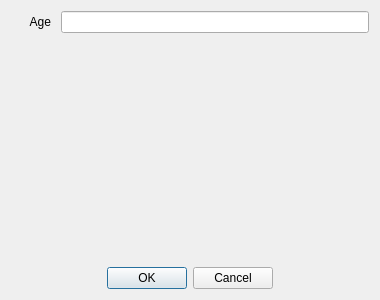
<?xml version="1.0" encoding="UTF-8"?>
<ui version="4.0">
 <class>age_ajout_form</class>
 <widget class="QWidget" name="age_ajout_form">
  <property name="geometry">
   <rect>
    <x>0</x>
    <y>0</y>
    <width>380</width>
    <height>300</height>
   </rect>
  </property>
  <property name="windowTitle">
   <string>Form</string>
  </property>
  <layout class="QVBoxLayout" name="verticalLayout_2">
   <item>
    <layout class="QVBoxLayout" name="verticalLayout">
     <item>
      <layout class="QHBoxLayout" name="horizontalLayout_2">
       <property name="spacing">
        <number>10</number>
       </property>
       <item>
        <widget class="QLabel" name="label_3">
         <property name="minimumSize">
          <size>
           <width>40</width>
           <height>0</height>
          </size>
         </property>
         <property name="layoutDirection">
          <enum>Qt::LeftToRight</enum>
         </property>
         <property name="text">
          <string>Age</string>
         </property>
         <property name="alignment">
          <set>Qt::AlignRight|Qt::AlignTrailing|Qt::AlignVCenter</set>
         </property>
         <property name="buddy">
          <cstring>le_age</cstring>
         </property>
        </widget>
       </item>
       <item>
        <widget class="QLineEdit" name="le_age">
         <property name="minimumSize">
          <size>
           <width>200</width>
           <height>0</height>
          </size>
         </property>
        </widget>
       </item>
      </layout>
     </item>
     <item>
      <spacer name="verticalSpacer">
       <property name="orientation">
        <enum>Qt::Vertical</enum>
       </property>
       <property name="sizeHint" stdset="0">
        <size>
         <width>20</width>
         <height>48</height>
        </size>
       </property>
      </spacer>
     </item>
     <item>
      <widget class="QDialogButtonBox" name="btnBox">
       <property name="standardButtons">
        <set>QDialogButtonBox::Cancel|QDialogButtonBox::Ok</set>
       </property>
       <property name="centerButtons">
        <bool>true</bool>
       </property>
      </widget>
     </item>
    </layout>
   </item>
  </layout>
 </widget>
 <resources/>
 <connections/>
</ui>
